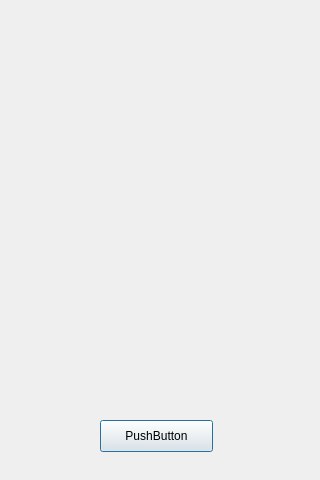
<?xml version="1.0" encoding="UTF-8"?>
<ui version="4.0">
 <class>Dialog</class>
 <widget class="QDialog" name="Dialog">
  <property name="geometry">
   <rect>
    <x>0</x>
    <y>0</y>
    <width>320</width>
    <height>480</height>
   </rect>
  </property>
  <property name="windowTitle">
   <string>Dialog</string>
  </property>
  <widget class="QPushButton" name="btn_cap">
   <property name="geometry">
    <rect>
     <x>100</x>
     <y>420</y>
     <width>113</width>
     <height>32</height>
    </rect>
   </property>
   <property name="font">
    <font>
     <kerning>false</kerning>
    </font>
   </property>
   <property name="text">
    <string>PushButton</string>
   </property>
  </widget>
  <widget class="QLabel" name="lbl3">
   <property name="geometry">
    <rect>
     <x>10</x>
     <y>320</y>
     <width>291</width>
     <height>71</height>
    </rect>
   </property>
   <property name="font">
    <font>
     <pointsize>16</pointsize>
     <weight>75</weight>
     <bold>true</bold>
    </font>
   </property>
   <property name="text">
    <string/>
   </property>
   <property name="alignment">
    <set>Qt::AlignCenter</set>
   </property>
  </widget>
  <widget class="QLabel" name="lbl4">
   <property name="geometry">
    <rect>
     <x>10</x>
     <y>20</y>
     <width>300</width>
     <height>300</height>
    </rect>
   </property>
   <property name="palette">
    <palette>
     <active>
      <colorrole role="Base">
       <brush brushstyle="SolidPattern">
        <color alpha="255">
         <red>255</red>
         <green>255</green>
         <blue>255</blue>
        </color>
       </brush>
      </colorrole>
      <colorrole role="Window">
       <brush brushstyle="SolidPattern">
        <color alpha="255">
         <red>251</red>
         <green>249</green>
         <blue>252</blue>
        </color>
       </brush>
      </colorrole>
     </active>
     <inactive>
      <colorrole role="Base">
       <brush brushstyle="SolidPattern">
        <color alpha="255">
         <red>255</red>
         <green>255</green>
         <blue>255</blue>
        </color>
       </brush>
      </colorrole>
      <colorrole role="Window">
       <brush brushstyle="SolidPattern">
        <color alpha="255">
         <red>251</red>
         <green>249</green>
         <blue>252</blue>
        </color>
       </brush>
      </colorrole>
     </inactive>
     <disabled>
      <colorrole role="Base">
       <brush brushstyle="SolidPattern">
        <color alpha="255">
         <red>251</red>
         <green>249</green>
         <blue>252</blue>
        </color>
       </brush>
      </colorrole>
      <colorrole role="Window">
       <brush brushstyle="SolidPattern">
        <color alpha="255">
         <red>251</red>
         <green>249</green>
         <blue>252</blue>
        </color>
       </brush>
      </colorrole>
     </disabled>
    </palette>
   </property>
   <property name="text">
    <string/>
   </property>
   <property name="pixmap">
    <pixmap>../DeepLearning/Icon/facing.gif</pixmap>
   </property>
   <property name="scaledContents">
    <bool>true</bool>
   </property>
  </widget>
 </widget>
 <resources/>
 <connections/>
</ui>
